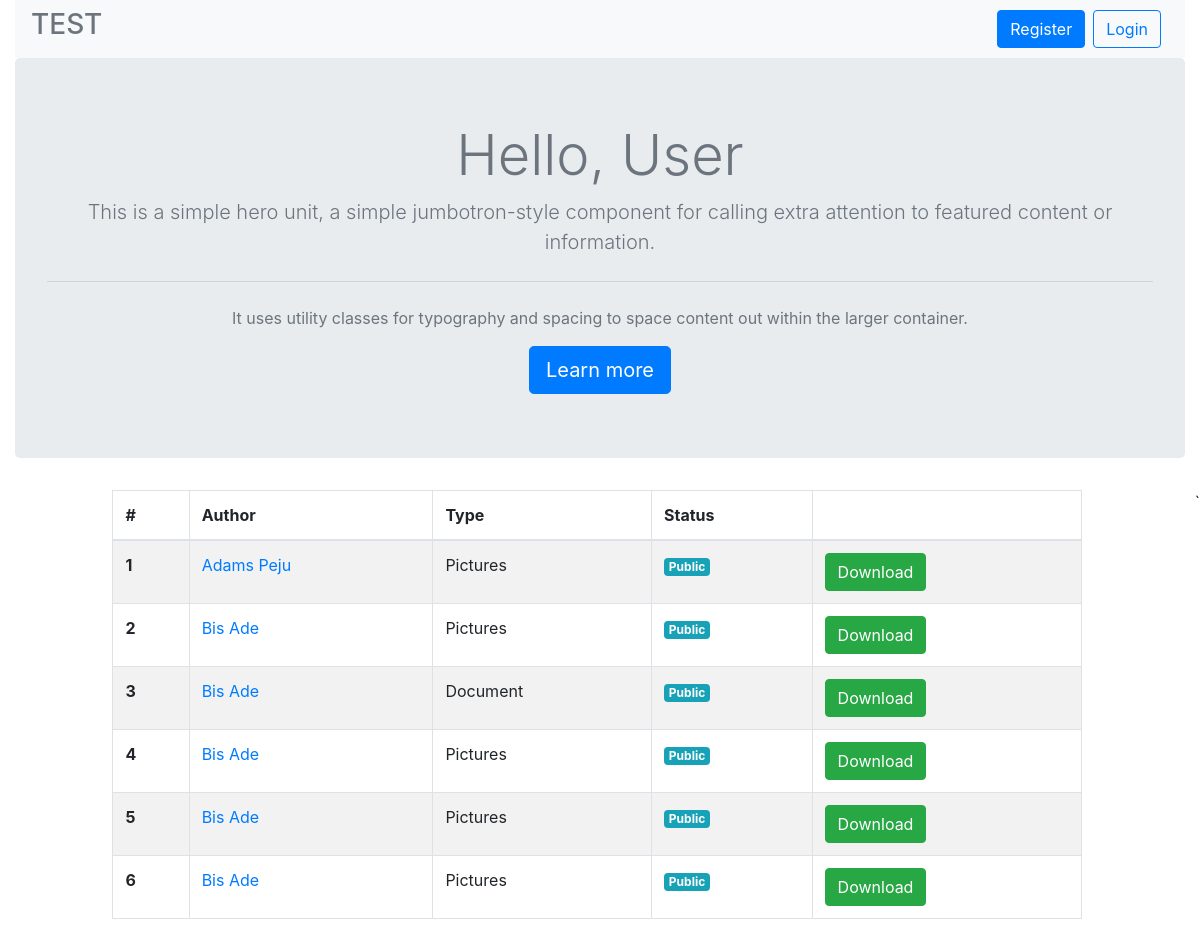
The page / on the database its author committed.
### tables this page shows
CREATE TABLE `files` (
  `id` bigint(20) UNSIGNED NOT NULL,
  `users_id` bigint(20) UNSIGNED NOT NULL,
  `file_location` varchar(255) NOT NULL,
  `file_type` enum('public','private') NOT NULL DEFAULT 'public',
  `file_format` varchar(50) DEFAULT NULL
);

CREATE TABLE `users` (
  `id` bigint(20) UNSIGNED NOT NULL,
  `firstname` varchar(255) NOT NULL,
  `lastname` varchar(255) NOT NULL,
  `email` varchar(255) NOT NULL,
  `pwd` varchar(255) NOT NULL
);

### file.php (called while the page is built, shortened)
<?php
    class File
    {
        protected $conn;
        function __construct()
        {
            $this->conn = new Mysqli('localhost','root','','testing');
        }
        function listFilesPublic()
        {
            $sql = "SELECT users.firstname, users.lastname,files.id, files.users_id, files.file_type,files.file_format, files.file_location FROM files
                    INNER JOIN users ON users.id = files.users_id
                    WHERE file_type = 'public'";
            $result = $this->conn->query($sql);
            $items=[];
            if ($result->num_rows > 0) {
                while ($row = $result->fetch_assoc()) {
                    $items[] = $row;
                }
            }
            return $items;
        }
    }
?>

### index.php (the view, shortened to what this page needs)
<?php
    require ("file.php");
    $res = new File;
    $lists  = $res->listFilesPublic();
?>
<!DOCTYPE html>
<html lang="en">
<head>
    <link rel="stylesheet" href="https://cdn.jsdelivr.net/npm/bootstrap@4.5.3/dist/css/bootstrap.min.css"
>
</head>
<body>
    <div class="container-fluid">
        <div class="row">
            <div class="col-12">
                <nav class="navbar navbar-expand-lg navbar-light bg-light">
                    <a class=" h3 text-secondary" href="#">TEST</a>
                    <div class="collapse navbar-collapse " id="navbarNav">
                        <ul class="navbar-nav ml-auto">
                            <?php if (isset($_SESSION['user'])) { ?>
                            <li class="nav-item">
                                <a class=" btn btn-primary" href="profile.php">Welcome,
                                    <?php echo ucfirst($detail['firstname']) ?></a>
                            </li>
                            <li class="nav-item mx-2">
                                <a class=" btn btn-outline-primary" href="logout.php">Logout</a>
                            </li>
                            <?php } else {?>
                            <li class="nav-item">
                                <a class=" btn btn-primary" href="register.php">Register</a>
                            </li>
                            <li class="nav-item mx-2">
                                <a class=" btn btn-outline-primary" href="login.php">Login</a>
                            </li>
                            <?php } ?>
                        </ul>
                    </div>
                </nav>
            </div>
            <div class="col-12">
                <div class="jumbotron bg-mute text-secondary text-center">
                    <h1 class="display-4">Hello,
                        <?php if(isset($_SESSION['user'])){ echo ucfirst($detail['firstname']); } else{?>
                        User <?php }?>
                    </h1>
                    <?php if (isset($_SESSION['user'])) {?>
                    <p class="lead">Upload file here.</p>
                    <hr class="my-4">
                    <form action="uploadflow.php" method="post" enctype="multipart/form-data">
                        <div class="form-row ">
                            <div class="col-12">
                                <div class="custom-file w-25">
                                    <input type="hidden" name="userid" value="<?php echo $detail['id'] ?>">
                                    <input type="file" class="custom-file-input" id="customFile" name="file[]" multiple
                                        required>
                                    <label class="custom-file-label" for="customFile">Choose file</label>
                                </div>
                            </div>
                            <div class="col-12 my-2">
                                <div class="custom-control custom-radio custom-control-inline">
                                    <input type="radio" id="public" name="type" value="public"
                                        class="custom-control-input" required>
                                    <label class="custom-control-label" for="public">Public</label>
                                </div>
                                <div class="custom-control custom-radio custom-control-inline">
                                    <input type="radio" id="private" name="type" value="private"
                                        class="custom-control-input" required>
                                    <label class="custom-control-label" for="private">Private</label>
                                </div>
                            </div>
                        </div>
                        <button type="submit" class="btn btn-primary btn-lg">Upload file</button>
                    </form>
                    <?php } else {?>
                    <p class="lead">This is a simple hero unit, a simple jumbotron-style component for calling extra
                        attention to featured content or information.</p>
                    <hr class="my-4">
                    <p>It uses utility classes for typography and spacing to space content out within the larger
                        container.</p>
                    <a class="btn btn-primary btn-lg" href="#" role="button">Learn more</a>
                    <?php } ?>
                </div>
            </div>
            <div class="col-10 mx-auto">
                <?php if (!empty($lists)) { ?>
                <table class="table table-striped table-bordered ">
                    <thead>
                        <tr>
                            <th scope="col">#</th>
                            <th scope="col">Author</th>
                            <th scope="col">Type</th>
                            <th scope="col">Status</th>
                            <th scope="col"></th>
                        </tr>
                    </thead>
                    <tbody>
                        <?php
                        $i = 1;
                        foreach ($lists as $key => $list) {?>
                        <tr>
                            <th scope="row"><?php echo $i++; ?></th>
                            <td><a href="profile.php?id=<?php echo $list["users_id"]?>"><?php echo ucfirst($list['firstname'] . ' ' . ucfirst($list['lastname'])) ?></a></td>
                            <td><?php echo ucfirst($list['file_format']) ?></td>
                            <td>
                                <span class="badge badge-info"><?php echo ucfirst($list['file_type']) ?></span>
                            </td>
                            <td>
                                <a href="downloadflow.php?location=<?php echo $list["file_location"]?>"
                                    onclick="return confirm('Are you sure?')" class="btn btn-success">Download</a>
                            </td>
                        </tr>
                        <?php } ?>
                    </tbody>
                </table>
                <?php } else{?>
                <div class="alert alert-primary" role="alert">
                    No file available
                </div>
                <?php }?>
            </div>`
        </div>
    </div>
</body>
</html>

### rows shown on the page
files: users.lastname "Adams Peju", file_format "Pictures", file_type "Public"
files: users.lastname "Bis Ade", file_format "Pictures", file_type "Public"
files: users.lastname "Bis Ade", file_format "Document", file_type "Public"
files: users.lastname "Bis Ade", file_format "Pictures", file_type "Public"
files: users.lastname "Bis Ade", file_format "Pictures", file_type "Public"
files: users.lastname "Bis Ade", file_format "Pictures", file_type "Public"
